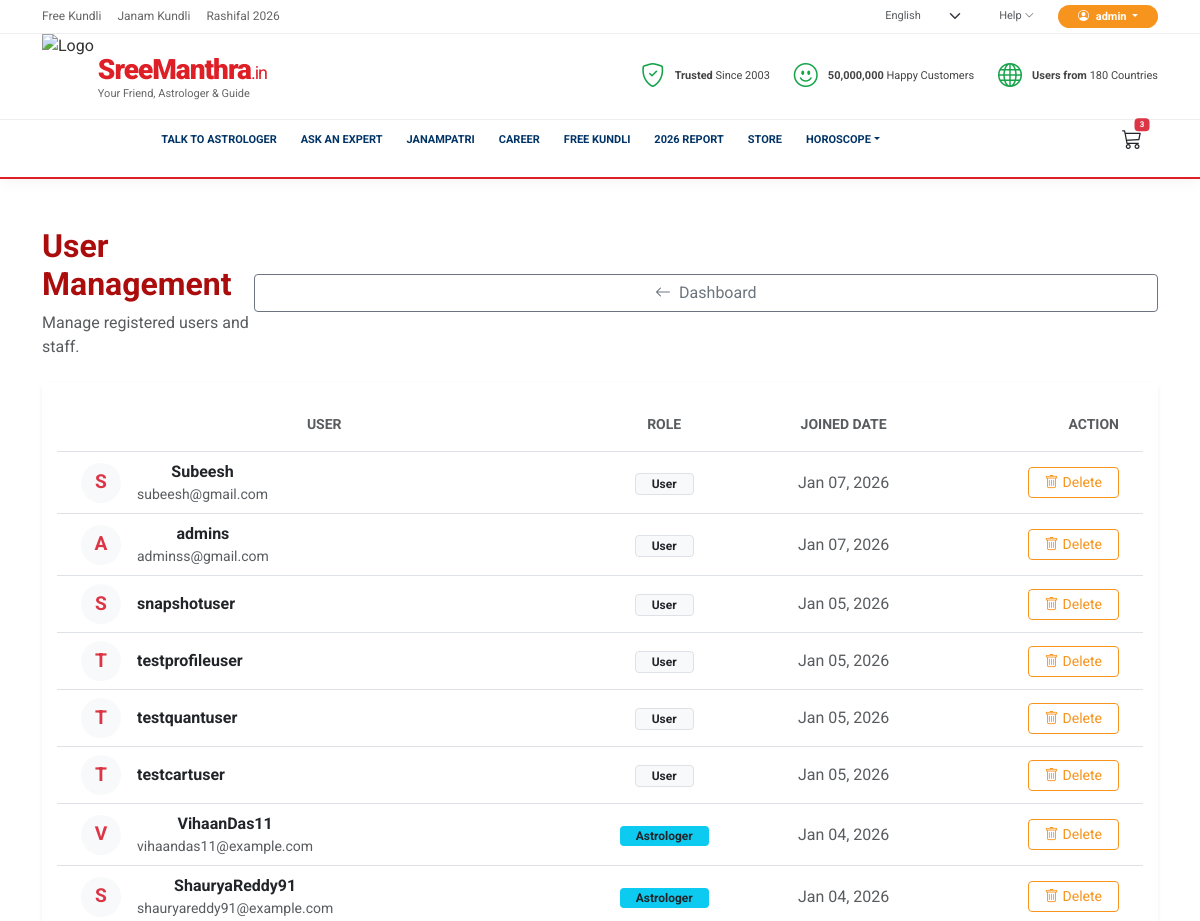
Page /accounts/admin-dashboard/users/ (signed in, upper part) on the earlier database version.
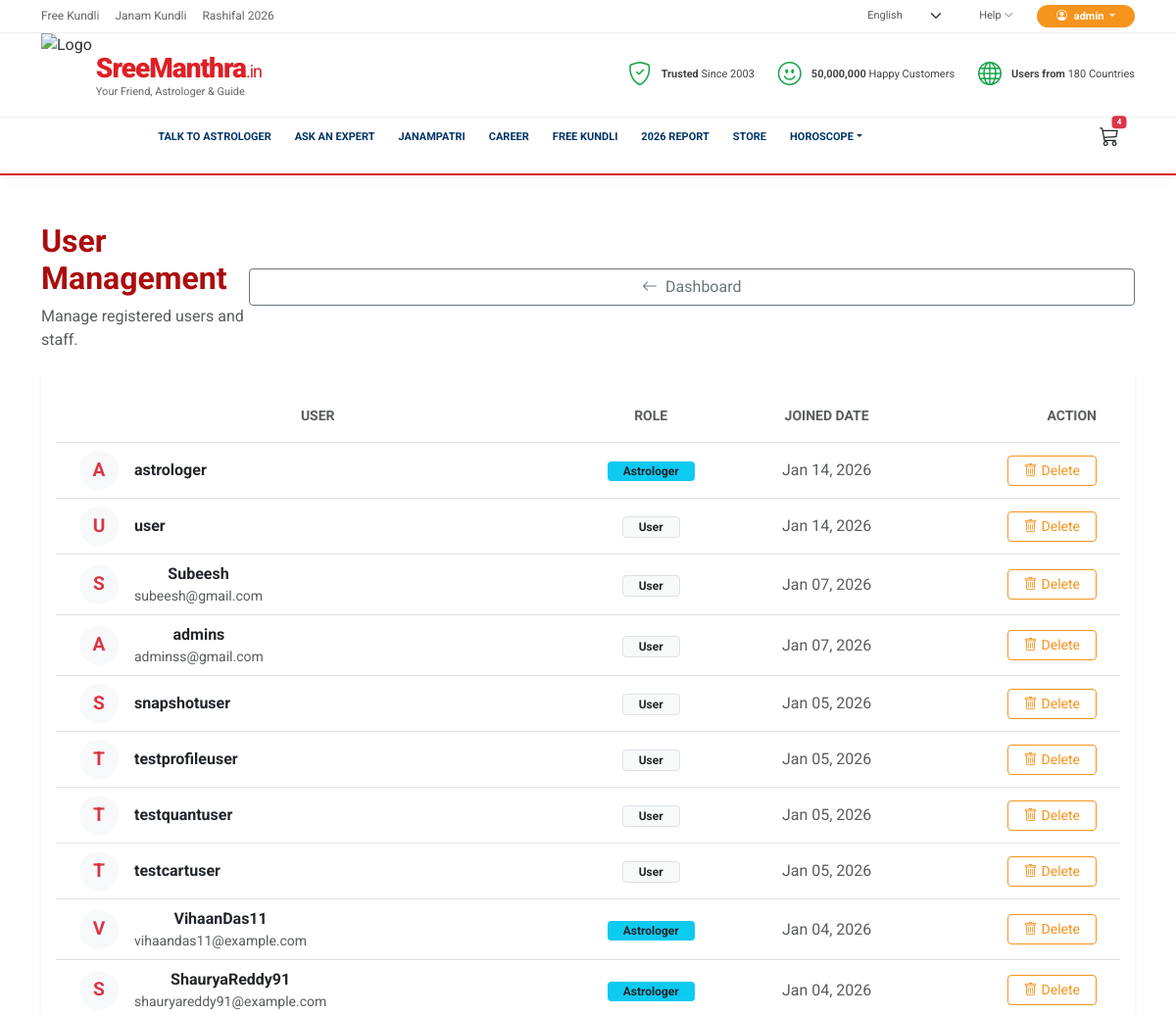
Same page on the later database version.
### accounts/models.py (models this page shows)
class User(AbstractUser):
    pass
    class Meta:
        verbose_name = 'User'
        verbose_name_plural = 'Users'

### accounts/views.py (the view)
# urls.py: path('admin-dashboard/users/', views.admin_user_list, name='admin_user_list'),
@staff_member_required
def admin_user_list(request):
    users = User.objects.all().order_by('-date_joined')
    return render(request, 'accounts/admin_user_list.html', {'users': users})

### templates/accounts/admin_user_list.html (shortened to what this page needs)
{% extends 'base.html' %}
{% block content %}
<div class="container py-3 py-md-5" style="min-height: 80vh;">
    <div class="d-flex flex-column flex-md-row justify-content-between align-items-center mb-4">
        <div class="mb-3 mb-md-0">
            <h2 class="fw-bold" style="color: #ab0d0d;">User Management</h2>
            <p class="text-muted mb-0">Manage registered users and staff.</p>
        </div>
        <a href="{% url 'accounts:admin_dashboard' %}" class="btn btn-outline-secondary rounded-pill px-4 w-100 w-md-auto">
            <i class="bi bi-arrow-left me-2"></i>Dashboard
        </a>
    </div>
    <div class="card border-0 shadow-sm">
        <div class="table-responsive">
            <table class="table align-middle mb-0 table-hover">
                <thead class="bg-light">
                    <tr>
                        <th class="ps-4 py-3 text-uppercase text-muted small">User</th>
                        <th class="py-3 text-uppercase text-muted small">Role</th>
                        <th class="py-3 text-uppercase text-muted small">Joined Date</th>
                        <th class="py-3 text-uppercase text-muted small text-end pe-4">Action</th>
                    </tr>
                </thead>
                <tbody>
                    {% for u in users %}
                    <tr>
                        <td class="ps-4">
                            <div class="d-flex align-items-center">
                                <div class="bg-light rounded-circle d-flex align-items-center justify-content-center text-danger fw-bold me-3"
                                    style="width: 40px; height: 40px; font-size: 1.2rem;">
                                    {{ u.username|first|upper }}
                                </div>
                                <div>
                                    <div class="fw-bold text-dark">{{ u.username }}</div>
                                    <div class="text-muted small">{{ u.email }}</div>
                                </div>
                            </div>
                        </td>
                        <td>
                            {% if u.is_superuser %}
                            <span class="badge bg-danger rounded-pill px-3">Admin</span>
                            {% elif u.astrologer_profile %}
                            <span class="badge bg-info text-dark rounded-pill px-3">Astrologer</span>
                            {% else %}
                            <span class="badge bg-light text-dark border rounded-pill px-3">User</span>
                            {% endif %}
                        </td>
                        <td class="text-muted">{{ u.date_joined|date:"M d, Y" }}</td>
                        <td class="text-end pe-4">
                            {% if not u.is_superuser %}
                            <form method="post" action="{% url 'accounts:admin_delete_user' u.id %}"
                                style="display:inline;">
                                <button type="submit" class="btn btn-sm btn-outline-danger rounded-pill px-3"
                                    onclick="return confirm('Are you sure you want to permanently delete this user? This cannot be undone.');">
                                    <i class="bi bi-trash me-1"></i>Delete
                                </button>
                            </form>
                            {% else %}
                            <span class="text-muted small fst-italic">Protected</span>
                            {% endif %}
                        </td>
                    </tr>
                    {% empty %}
                    <tr>
                        <td colspan="4" class="text-center py-5 text-muted">No users found.</td>
                    </tr>
                    {% endfor %}
                </tbody>
            </table>
        </div>
    </div>
</div>
{% endblock %}

### templates/base.html (shortened to what the changed rows need)
<!DOCTYPE html>
{% load static %}
{% load i18n %} {% load custom_filters %}
<html lang="{{ LANGUAGE_CODE }}">
  <head>
    <link href="https://cdn.jsdelivr.net/npm/bootstrap@5.3.2/dist/css/bootstrap.min.css" rel="stylesheet"/>
    <link href="https://cdn.jsdelivr.net/npm/bootstrap-icons/font/bootstrap-icons.css" rel="stylesheet"/>
    <link rel="stylesheet" href="{% static 'css/style.css' %}?v={{ 1737807500 }}" />
    <link rel="stylesheet" href="{% static 'css/mobile_styles.css' %}?v={{ 1737807500 }}" />
    <link rel="stylesheet" href="{% static 'css/overflow_fix.css' %}?v={{ 1737807500 }}" />
  </head>
  <body>
    <header class="sacred-header">
      <div class="top-utility-row py-1 d-none d-lg-block">
        <div class="container d-flex justify-content-between align-items-center">
          <div class="d-flex align-items-center gap-4 utility-actions">
                  {% get_current_language as CURRENT_LANG %} {% get_available_languages as LANGUAGES %}
            {% if user.is_authenticated %}
            <div class="d-flex align-items-center gap-3">
               <div class="dropdown">
                  <a class="login-auth-btn dropdown-toggle" href="#" data-bs-toggle="dropdown">
                    <i class="bi bi-person-circle me-1"></i> {{ user.username|truncatechars:10 }}
                  </a>
               </div>
            </div>
            {% else %}
            <a href="{% url 'accounts:login' %}" class="login-auth-btn"><i class="bi bi-person-circle me-1"></i> Log In / Sign up</a>
            {% endif %}
          </div>
        </div>
      </div>
      <nav class="navbar navbar-expand-lg navbar-light sacred-nav p-0 d-none d-lg-block">
        <div class="container d-flex">
          <div class="ms-auto d-flex align-items-center">
            <a href="{% url 'astromall:view_cart' %}" class="nav-link position-relative text-dark px-3">
              <i class="bi bi-cart3 fs-5"></i>
              {% if user.cart_items.count > 0 %}
              <span class="badge rounded-pill bg-danger position-absolute top-10 start-90 translate-middle" style="font-size: 8px;">{{ user.cart_items.count }}</span>
              {% endif %}
            </a>
          </div>
        </div>
      </nav>
    </header>
    <main>{% block content %} {% endblock %}</main>
                    {% get_current_language as CURRENT_LANG %} {% get_available_languages as LANGUAGES %}
  </body>
</html>

Differences in the rows shown:
changed User "admin": cart_items.count "3" → "4"
added User: username|first "A", username "astrologer", is_superuser "Astrologer", date_joined "Jan 14, 2026"
added User: username|first "U", username "user", is_superuser "User", date_joined "Jan 14, 2026"
